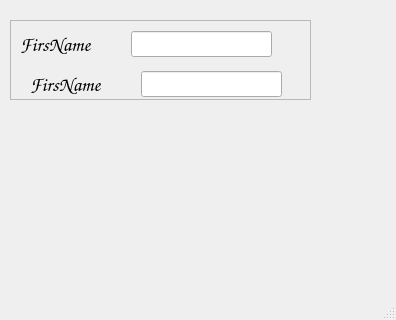
<?xml version="1.0" encoding="UTF-8"?>
<ui version="4.0">
 <class>MainWindow</class>
 <widget class="QMainWindow" name="MainWindow">
  <property name="geometry">
   <rect>
    <x>0</x>
    <y>0</y>
    <width>396</width>
    <height>320</height>
   </rect>
  </property>
  <property name="windowTitle">
   <string>MainWindow</string>
  </property>
  <widget class="QWidget" name="centralwidget">
   <widget class="QFrame" name="frame">
    <property name="geometry">
     <rect>
      <x>10</x>
      <y>20</y>
      <width>301</width>
      <height>80</height>
     </rect>
    </property>
    <property name="frameShape">
     <enum>QFrame::StyledPanel</enum>
    </property>
    <property name="frameShadow">
     <enum>QFrame::Raised</enum>
    </property>
    <widget class="QLineEdit" name="edit_firstname">
     <property name="geometry">
      <rect>
       <x>121</x>
       <y>11</y>
       <width>141</width>
       <height>26</height>
      </rect>
     </property>
     <property name="styleSheet">
      <string notr="true"/>
     </property>
     <property name="text">
      <string/>
     </property>
    </widget>
    <widget class="QLabel" name="label_firstname">
     <property name="geometry">
      <rect>
       <x>10</x>
       <y>10</y>
       <width>105</width>
       <height>29</height>
      </rect>
     </property>
     <property name="font">
      <font>
       <family>Comic Sans MS</family>
       <pointsize>15</pointsize>
       <weight>75</weight>
       <italic>false</italic>
       <bold>true</bold>
      </font>
     </property>
     <property name="styleSheet">
      <string notr="true"/>
     </property>
     <property name="text">
      <string>FirsName</string>
     </property>
    </widget>
    <widget class="QLineEdit" name="edit_firstname_2">
     <property name="geometry">
      <rect>
       <x>131</x>
       <y>51</y>
       <width>141</width>
       <height>26</height>
      </rect>
     </property>
     <property name="styleSheet">
      <string notr="true"/>
     </property>
     <property name="text">
      <string/>
     </property>
    </widget>
    <widget class="QLabel" name="label_firstname_2">
     <property name="geometry">
      <rect>
       <x>20</x>
       <y>50</y>
       <width>105</width>
       <height>29</height>
      </rect>
     </property>
     <property name="font">
      <font>
       <family>Comic Sans MS</family>
       <pointsize>15</pointsize>
       <weight>75</weight>
       <italic>false</italic>
       <bold>true</bold>
      </font>
     </property>
     <property name="styleSheet">
      <string notr="true"/>
     </property>
     <property name="text">
      <string>FirsName</string>
     </property>
    </widget>
   </widget>
  </widget>
  <widget class="QMenuBar" name="menubar">
   <property name="geometry">
    <rect>
     <x>0</x>
     <y>0</y>
     <width>396</width>
     <height>21</height>
    </rect>
   </property>
  </widget>
  <widget class="QStatusBar" name="statusbar"/>
 </widget>
 <resources/>
 <connections/>
</ui>
